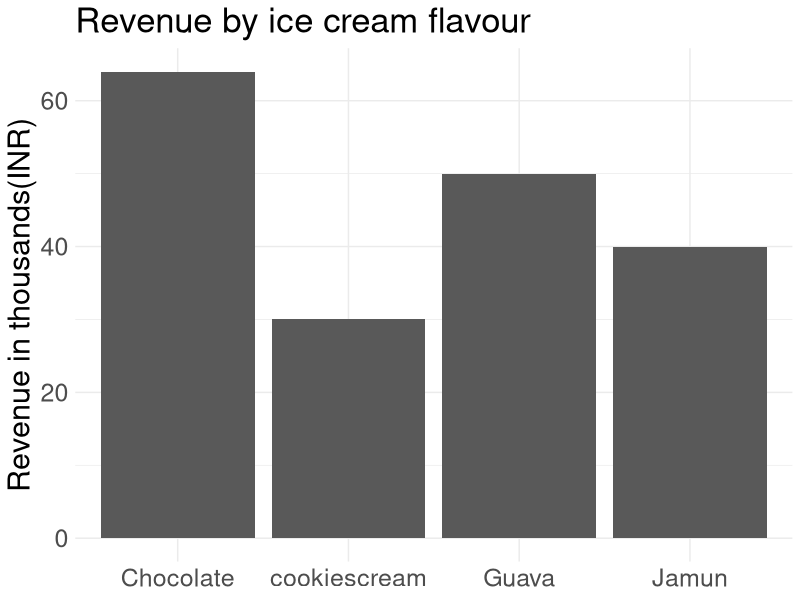
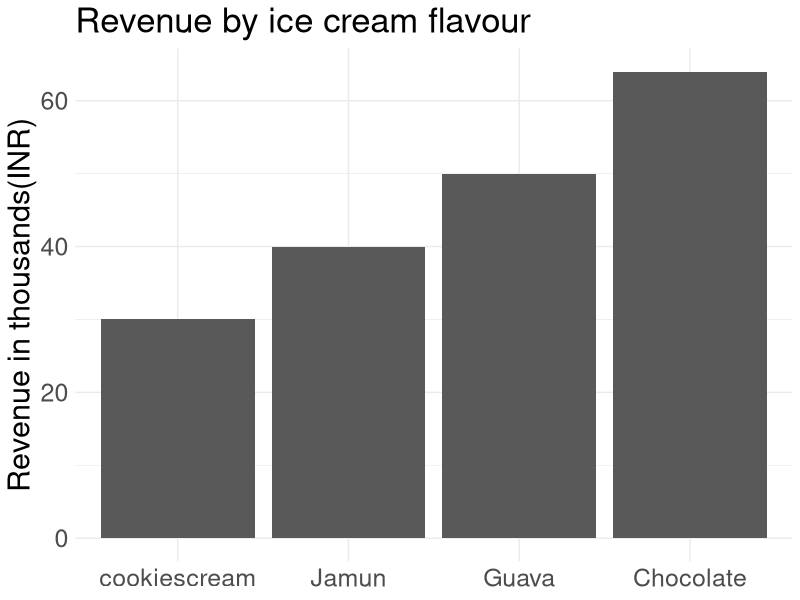

Write the R code that produced these figures, in order.
## ---- chunk 1
#| echo: false

a <- rnorm(n = 14,mean = 25,sd = 3)

round(a)
## ---- chunk 2
#| echo: false

b <- round(a -(seq(0.05,by = 0.1, length.out = 14) - rnorm(n = 14,mean = 0,5)))
b
## ---- chunk 3
#|echo: false

anscombe
## ---- chunk 4
#| echo: false

dplyr::summarise(
  anscombe,
  dplyr::across(
    dplyr::contains("y"),
    list(
      mean = ~ mean(.x),
      sd = ~ sd(.x)
    )
  )
)|>tidyr::pivot_longer(cols = dplyr::everything(),
                       names_sep = "_",names_to = c("variable","measure"))|>
  tidyr::pivot_wider(names_from = measure,values_from = value)
## ---- chunk 5
#| echo: false
#| layout-nrow: 1
#| fig-height: 8
#| column: body

tibble::tibble(
  `Ice Cream Flavour` = c("Chocolate","cookiescream","Guava","Jamun"),
  `Total Sale` = c(64,30,50,40))|>
  ggplot2::ggplot()+
  ggplot2::geom_col(ggplot2::aes(`Ice Cream Flavour`,`Total Sale`))+
  ggplot2::theme_minimal()+
  ggplot2::theme(
    axis.text = ggplot2::element_text(size = 18),
    plot.title = ggplot2::element_text(size = 25),
    axis.title = ggplot2::element_text(size = 22),
  )+
  ggplot2::labs(
    title = "Revenue by ice cream flavour",
    x = NULL,
    y = "Revenue in thousands(INR)"
  )

tibble::tibble(
  `Ice Cream Flavour` = c("Chocolate","cookiescream","Guava","Jamun"),
  `Total Sale` = c(64,30,50,40))|>
  dplyr::mutate(
    `Ice Cream Flavour` = forcats::fct_reorder(`Ice Cream Flavour`,`Total Sale`)
  )|>
  ggplot2::ggplot()+
  ggplot2::geom_col(ggplot2::aes(`Ice Cream Flavour`,`Total Sale`))+
  ggplot2::theme_minimal()+
  ggplot2::theme(
    axis.text = ggplot2::element_text(size = 18),
    plot.title = ggplot2::element_text(size = 25),
    axis.title = ggplot2::element_text(size = 22),
  )+
  ggplot2::labs(
    title = "Revenue by ice cream flavour",
    x = NULL,
    y = "Revenue in thousands(INR)"
  )
